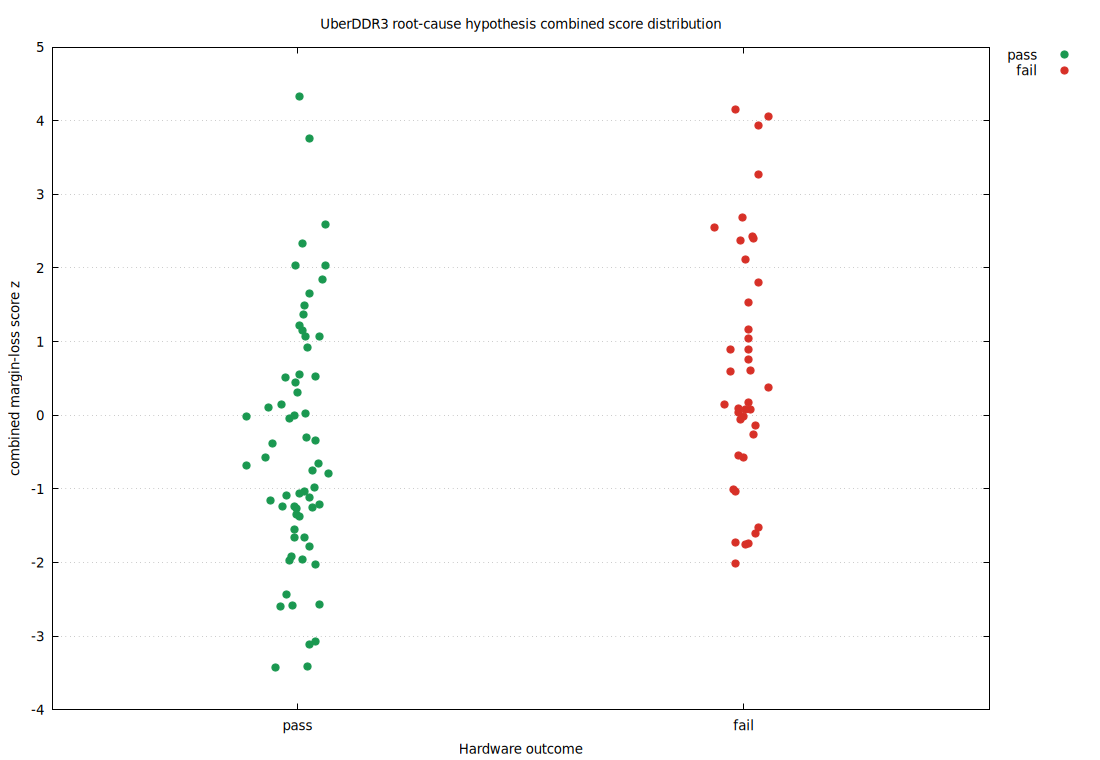

Write gnuplot code to recreate this figure.
set terminal pngcairo size 1100,760 enhanced font 'DejaVu Sans,10'
set output 'root_cause_score_distribution.png'
set datafile separator comma
set key outside right top
set grid ytics
set xrange [0.45:2.55]
set xtics ('pass' 1, 'fail' 2)
set xlabel 'Hardware outcome'
set ylabel 'combined margin-loss score z'
set title 'UberDDR3 root-cause hypothesis combined score distribution'
plot \
  'root_cause_score_distribution.dat' using 1:3 with points pt 7 ps 1.2 lc rgb '#1a9850' title 'pass', \
  'root_cause_score_distribution.dat' using 1:4 with points pt 7 ps 1.2 lc rgb '#d73027' title 'fail'
